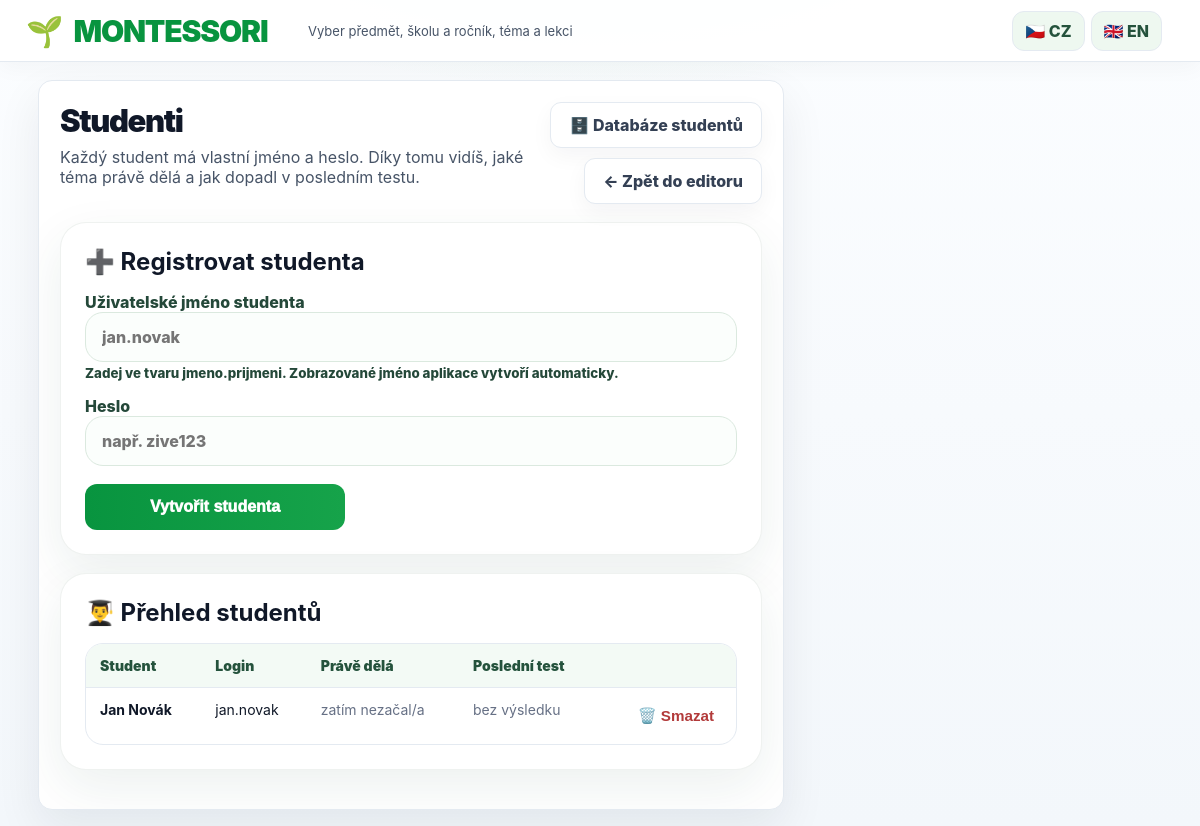
Page /teacher/students (signed in) on the earlier database version.
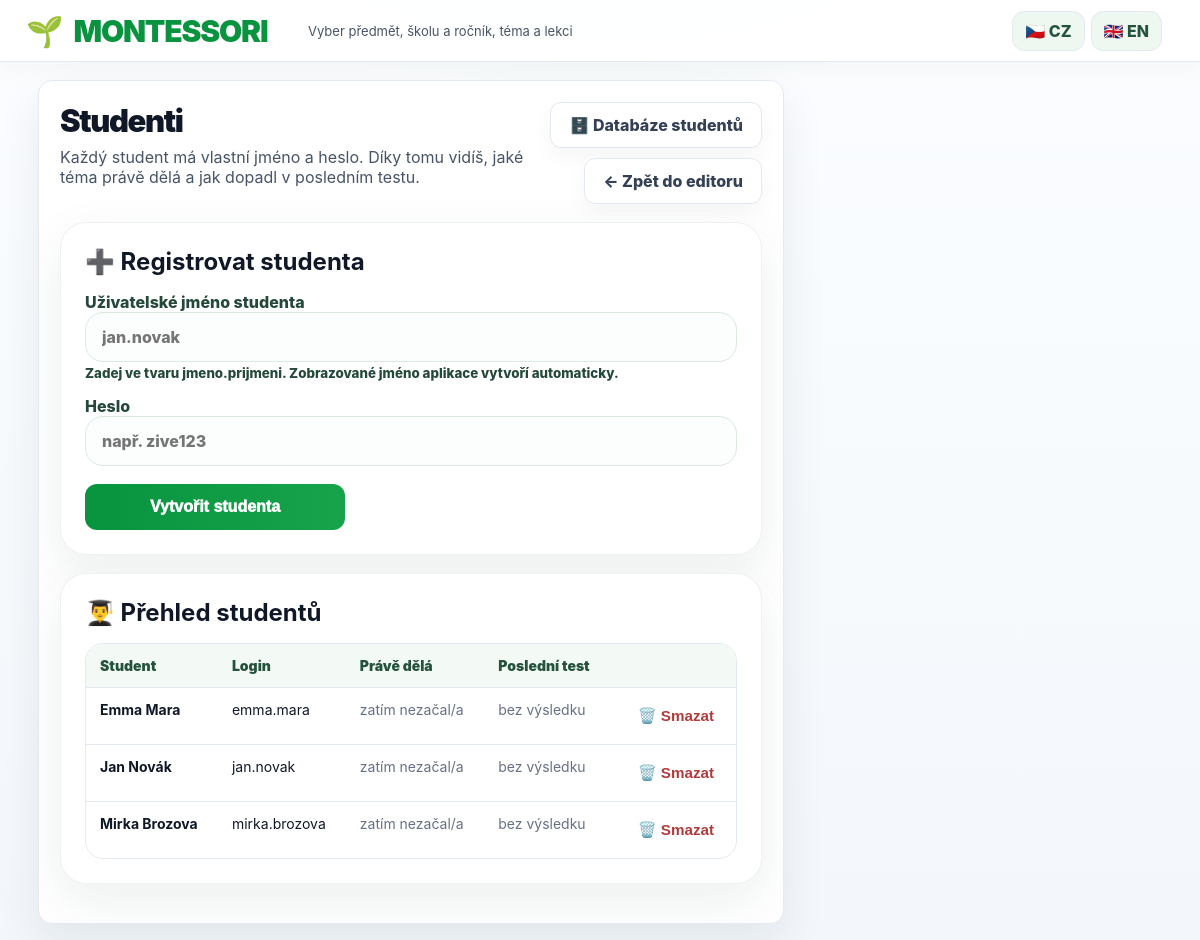
Same page on the later database version.
### app.py (models this page shows)
class User(db.Model):
    id = db.Column(db.Integer, primary_key=True)
    username = db.Column(db.String(80), unique=True, nullable=False)
    name = db.Column(db.String(160), nullable=False)
    role = db.Column(db.String(20), default='student')
    password_hash = db.Column(db.String(255), nullable=False)

### app.py (the view, shortened to what this page needs)
@app.route('/teacher/students', methods=['GET','POST'])
def teacher_students():
    r=require_teacher();
    if r: return r
    students = User.query.filter_by(role='student').order_by(User.name).all()
    return render_template('students.html', course=course_from_lesson(None), students=students, student_rows=student_overview_rows())

### app.py (called while the page is built)
def current_lang():
    lang = session.get('lang', 'cs')
    return lang if lang in ('cs','en') else 'cs'

def tr(value):
    if value is None: return ''
    return I18N.get(current_lang(), {}).get(str(value), str(value))

def current_user():
    uid = session.get('uid')
    return db.session.get(User, uid) if uid else None

def last_result_for_student(user_id):
    return Result.query.filter_by(user_id=user_id).order_by(Result.created_at.desc()).first()

def current_progress_for_student(user_id):
    return StudentProgress.query.filter_by(user_id=user_id).order_by(StudentProgress.updated_at.desc()).first()

def last_informatics_submission_for_student(user_id):
    return InformaticsSubmission.query.filter(
        InformaticsSubmission.user_id == user_id,
        InformaticsSubmission.status != 'kontrola'
    ).order_by(InformaticsSubmission.created_at.desc()).first()

def last_math_attempt_for_student(user_id):
    return MathAttempt.query.filter(
        MathAttempt.user_id == user_id,
        MathAttempt.status != 'rozpracováno'
    ).order_by(MathAttempt.updated_at.desc()).first()

def student_overview_rows():
    rows = []
    for stu in User.query.filter_by(role='student').order_by(User.name).all():
        pr = current_progress_for_student(stu.id)
        res = last_result_for_student(stu.id)
        inf = last_informatics_submission_for_student(stu.id)
        math = last_math_attempt_for_student(stu.id)
        inf_grade = informatics_grade_from_percent(inf.percent) if inf else None
        rows.append({
            'student': stu,
            'progress': pr,
            'result': res,
            'informatics': inf,
            'informatics_grade': inf_grade,
            'math': math,
        })
    return rows

def require_login():
    if not current_user(): return redirect(url_for('login'))

def require_teacher():
    r = require_login()
    if r: return r
    if current_user().role != 'teacher': return redirect(url_for('dashboard'))

def course_from_lesson(lesson):
    if lesson:
        sub = lesson.block.grade.subject
        return {'subject': sub.name, 'grade': lesson.block.grade.name, 'block': lesson.block.title, 'icon': sub.icon}
    return {'subject': 'Montessori', 'grade': '', 'block': '', 'icon': '🌱'}

@app.context_processor
def inject_local_access():
    local = not _is_render_instance()
    return {
        'is_local_instance': local,
        'local_access_url': (f'http://{_local_lan_ip()}:5000/login' if local else '')
    }

### templates/students.html (shortened to what this page needs)
{% extends 'base.html' %}
{% block content %}
<div class="layout dashboard-layout">
  <main class="main-card">
    <div class="title-row">
      <div>
        <h1>Studenti</h1>
        <p>Každý student má vlastní jméno a heslo. Díky tomu vidíš, jaké téma právě dělá a jak dopadl v posledním testu.</p>
      </div>
      <div class="teacher-actions">
        <a class="switch" href="{{ url_for('teacher_database') }}">🗄️ Databáze studentů</a>
        <a class="switch" href="{{ url_for('teacher_home') }}">← Zpět do editoru</a>
      </div>
    </div>
    <section class="course-card">
      <h2>➕ Registrovat studenta</h2>
      <form class="editor-form" method="post">
        <label>Uživatelské jméno studenta
          <input name="username" placeholder="jan.novak" pattern="[A-Za-zÀ-ž0-9._ -]+\.[A-Za-zÀ-ž0-9._ -]+" required>
          <small>Zadej ve tvaru jmeno.prijmeni. Zobrazované jméno aplikace vytvoří automaticky.</small>
        </label>
        <label>Heslo
          <input name="password" placeholder="např. zive123" required>
        </label>
        <button class="savebtn">Vytvořit studenta</button>
      </form>
    </section>
    <section class="course-card">
      <h2>👨‍🎓 Přehled studentů</h2>
      {% if student_rows %}
        <div class="table-wrap">
          <table class="data-table">
            <thead><tr><th>Student</th><th>Login</th><th>Právě dělá</th><th>Poslední test</th><th></th></tr></thead>
            <tbody>
            {% for row in student_rows %}
              <tr>
                <td><b>{{ row.student.name }}</b></td>
                <td>{{ row.student.username }}</td>
                <td>
                  {% if row.math %}
                    ➗ {{ row.math.lesson.title }}<br>
                    <small>{{ row.math.status }} · {{ row.math.percent }} %</small>
                  {% elif row.informatics %}
                    💻 {{ row.informatics.task.lesson.title }}<br>
                    <small>{{ row.informatics.task.title }} · {{ row.informatics.percent }} %</small>
                  {% elif row.progress %}
                    {{ row.progress.lesson.title }}<br><small>{{ row.progress.status }}</small>
                  {% else %}
                    <span class="muted">zatím nezačal/a</span>
                  {% endif %}
                </td>
                <td>
                  {% if row.math %}
                    <b>Známka {{ row.math.grade }}</b><br>
                    <small>{{ row.math.percent }} % · {{ row.math.lesson.title }}</small>
                  {% elif row.informatics %}
                    <b>Známka {{ row.informatics_grade }}</b><br>
                    <small>{{ row.informatics.percent }} % · {{ row.informatics.task.lesson.title }} / {{ row.informatics.task.title }}</small>
                  {% elif row.result %}
                    <b>Známka {{ row.result.grade }}</b><br><small>{{ row.result.percent }} % · {{ row.result.lesson.title }}</small>
                  {% else %}
                    <span class="muted">bez výsledku</span>
                  {% endif %}
                </td>
                <td class="right-cell">
                  <form method="post" action="{{ url_for('delete_student', user_id=row.student.id) }}" onsubmit="return confirm('Opravdu smazat studenta {{ row.student.name }} včetně výsledků?');">
                    <button class="link-button danger" type="submit">🗑️ Smazat</button>
                  </form>
                </td>
              </tr>
            {% endfor %}
            </tbody>
          </table>
        </div>
      {% else %}
        <p>Zatím nejsou vytvoření žádní studenti.</p>
      {% endif %}
    </section>
  </main>
</div>
{% endblock %}

### templates/base.html (shortened to what this page needs)
<!doctype html>
<html lang="{{ lang }}">
<head>
  <link rel="stylesheet" href="{{ url_for('static', filename='css/style.css') }}">
</head>
<body{% if user and user.role == 'student' and lesson and lesson._id is defined %} data-focus-guard="1"{% endif %}>
<header class="topbar">
  <a class="brand brand-link" href="{{ url_for('portal') if user else url_for('login') }}"><div class="leaf">{{ course.icon }}</div><div class="brand-title">{{ course.subject|upper }}</div>{% if course.grade %}<span class="pill">{{ course.grade }}</span>{% endif %}</a>
  <div class="crumbs">{% if user and lesson %}{{ course.subject }} {{ course.grade }} <span>›</span> {{ lesson.block }} <span>›</span> <b>{{ lesson.title }}</b>{% elif user %}{{ t('Vyber předmět, školu a ročník, téma a lekci') }}{% else %}{{ t('Přihlášení') }}{% endif %}</div>
  <div class="lang-switch" style="display:flex;gap:6px;align-items:center;margin-left:auto;margin-right:12px">
    <a class="toplink" href="{{ url_for('set_language', lang='cs') }}" {% if lang=='cs' %}style="font-weight:800"{% endif %}>🇨🇿 CZ</a>
    <a class="toplink" href="{{ url_for('set_language', lang='en') }}" {% if lang=='en' %}style="font-weight:800"{% endif %}>🇬🇧 EN</a>
  </div>
</header>
{% block content %}{% endblock %}
</body>
</html>

### static/css/style.css (style rules this page uses)
:root { --green:#08943f;--green2:#16a34a;--green3:#eaf8ef;--blue:#0b72ef; --navy:#071a2d;--navy2:#0a2a45;--text:#101828;--muted:#667085; --line:#e4eaf1;--line2:#edf1f6;--bg:#f5f8fb;--card:#fff; --shadow:0 18px 46px rgba(15,23,42,.075);--soft:0 8px 22px rgba(15,23,42,.045); }
* { box-sizing:border-box }
html { scroll-behavior:smooth }
body { margin:0;font-family:Inter,Segoe UI,Arial,sans-serif;color:var(--text);background:#f5f8fb;background-image:radial-gradient(700px 240px at 50% -80px,rgba(34,197,94,.11),transparent 70%),linear-gradient(180deg,#fbfdff,#f3f7fb) }
.topbar { height:62px;background:rgba(255,255,255,.96);border-bottom:1px solid var(--line);display:flex;align-items:center;gap:22px;padding:0 26px;position:sticky;top:0;z-index:30;box-shadow:0 6px 22px rgba(15,23,42,.035) }
.brand { display:flex;align-items:center;gap:10px;min-width:290px }
.leaf { font-size:30px }
.brand-title { font-size:30px;line-height:1;color:var(--green);font-weight:950;letter-spacing:-.04em }
.crumbs { font-size:13px;color:#475467;flex:1;white-space:nowrap;overflow:hidden;text-overflow:ellipsis }
.layout { max-width:1510px;margin:0 auto;padding:18px 18px 16px;display:grid;grid-template-columns:285px minmax(720px,1fr) 286px;gap:18px;align-items:start }
.main-card { background:#fff;border:1px solid var(--line);border-radius:14px;box-shadow:var(--shadow);padding:21px;overflow:hidden }
.title-row { display:flex;justify-content:space-between;align-items:flex-start;gap:14px }
.title-row h1 { margin:0 0 8px;font-size:31px;font-weight:950;letter-spacing:-.045em }
.title-row p { margin:0;color:#475467 }
.switch { border:1px solid var(--line);border-radius:11px;background:#fff;color:#344054;text-decoration:none;padding:12px 18px;font-weight:800;box-shadow:var(--soft) }
@media (max-width:1350px) { .layout { grid-template-columns:245px minmax(640px,1fr);max-width:1160px } }
@media (max-width:1350px) { .brand { min-width:260px } }
.toplink { border:1px solid var(--line);border-radius:10px;padding:8px 10px;text-decoration:none;color:#344054;font-weight:850;background:#fff }
.login-card input,.editor-form input,.editor-form textarea { width:100%;border:1px solid var(--line);border-radius:11px;padding:12px;font:inherit }
.login-card button,.savebtn { width:100%;border:0;border-radius:12px;background:linear-gradient(90deg,var(--green),var(--green2));color:#fff;padding:14px 18px;font-weight:950;font-size:16px;cursor:pointer }
.editor-form label { font-weight:850;color:#344054;display:grid;gap:7px }
.savebtn { margin-top:10px;max-width:260px }
.dashboard-layout { grid-template-columns:1fr 360px }
.course-card { background:#fff;border-radius:26px;padding:24px;margin:18px 0;box-shadow:0 18px 50px rgba(31,77,61,.08);border:1px solid rgba(50,90,70,.08) }
.course-card h2 { margin:0 0 16px }
.editor-form label { display:block;font-weight:800;color:#244839;margin:14px 0 8px }
.editor-form input,.editor-form textarea { width:100%;box-sizing:border-box;border:1px solid #dbe9df;border-radius:18px;padding:14px 16px;font:inherit;background:#fbfefc }
.toplink { background:#eef8f0;border-radius:12px;padding:9px 12px;text-decoration:none;color:#24523c;font-weight:800 }
.teacher-actions { display:flex;gap:10px;flex-wrap:wrap;justify-content:flex-end }
.link-button { border:0; background:transparent; color:#5c7f49; font-weight:800; cursor:pointer; font-size:.95rem; padding:6px 8px; border-radius:10px; }
.link-button.danger { color:#b23a3a; }
.brand-link { text-decoration:none;color:inherit }
.table-wrap { overflow:auto;border:1px solid var(--line);border-radius:18px;background:#fff }
.data-table { width:100%;border-collapse:collapse;font-size:14px }
.data-table th { background:#f3faf5;color:#24523c;text-align:left;padding:13px 14px;border-bottom:1px solid var(--line);font-weight:950;white-space:nowrap }
.data-table td { padding:13px 14px;border-bottom:1px solid var(--line);vertical-align:top }
.data-table tr:last-child td { border-bottom:0 }
.data-table small,.muted { color:#667085 }
.right-cell { text-align:right }
.right-cell form { margin:0 }

Differences in the rows shown:
added User: student.name "Emma Mara", student.username "emma.mara"
added User: student.name "Mirka Brozova", student.username "mirka.brozova"
Other differences:
new list line: "zatím nezačal/a bez výsledku 🗑️ Smazat"
